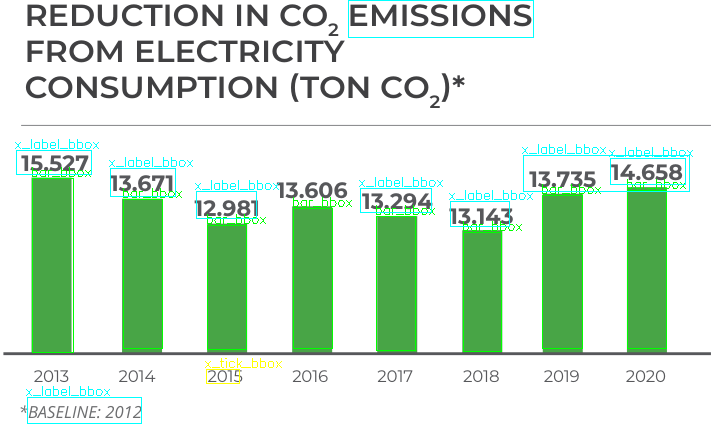
#> input picture chart_type/single-legend vertical bar chart/bbox_img/hellenicbank_2020_en_P34_Nr.4_class_0.png, 720 x 428 px, found by its file name
$ jupyter execute --allow-errors 'bar_chart copy.ipynb'
#> lines starting #> are read from the running program, lines starting #| are printed output that depends on the picture; after the words box and inside, x2 and y2 are one past the last pixel; in counts of white or black regions, pixels touching at a corner belong together
[cell 1]
import os
from os.path import abspath, dirname
import shutil as sh
from io import StringIO
from icecream import ic
import fitz

from PIL import Image
from matplotlib import pyplot as plt
import pytesseract
import numpy as np
import cv2
import pandas as pd
from collections import defaultdict

## Bar chart

### No image preprocessing

[cell 2]
filename = '/Users/schnappiiii/juypter_notebook/Bundesbank/Data_report/manual_label/chart_type/single-legend vertical bar chart/hellenicbank_2020_en_P34_Nr.4_class_0.png'
img1 = np.array(Image.open(filename))
#> img1 is the input picture: shape (428, 720, 3); mean R, G, B 211.1, 231.1, 213.9

# Get verbose data including boxes, confidences, line and page numbers
#> (the rest of this cell did not finish here and is left out)

#> (a cell that did not finish here is left out)

### Applying image preprocessing (result is better)

[cell 4]
# eliminate noise
def img_preprocessing(image):
    image = cv2.cvtColor(image, cv2.COLOR_BGR2GRAY)
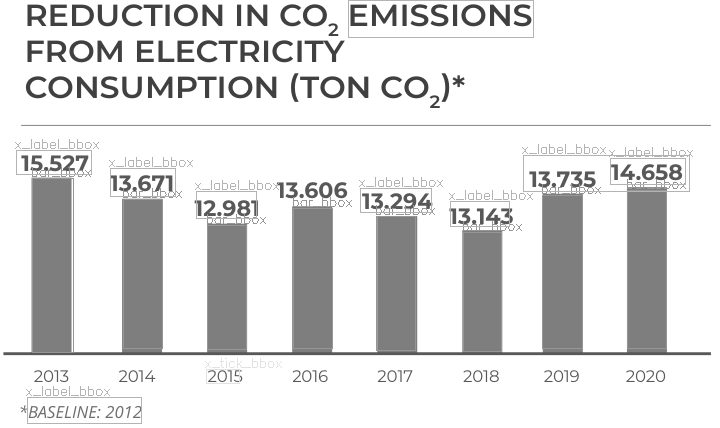
#> image: shape (428, 720); min 64, max 255, mean 223.1
    norm_img = np.zeros((image.shape[0], image.shape[1]))
    image = cv2.normalize(image, norm_img, 0, 255, cv2.NORM_MINMAX)
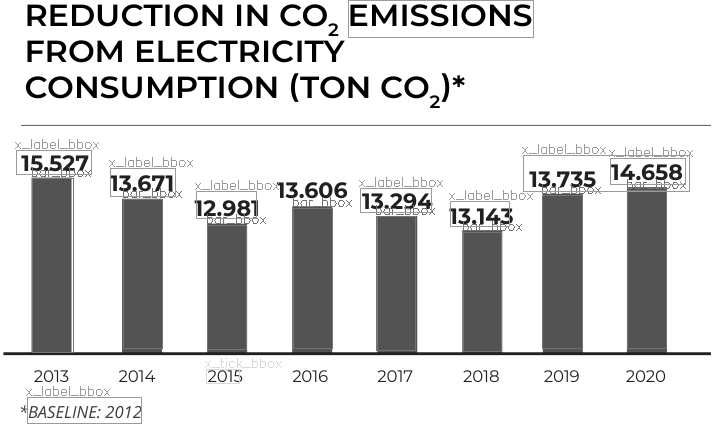
#> image: shape (428, 720); min 0, max 255, mean 212.5
    image = cv2.threshold(image, 120, 255, cv2.THRESH_BINARY)[1]  # > threshold 120, set it to maxval 255 white, otherwise 0 black
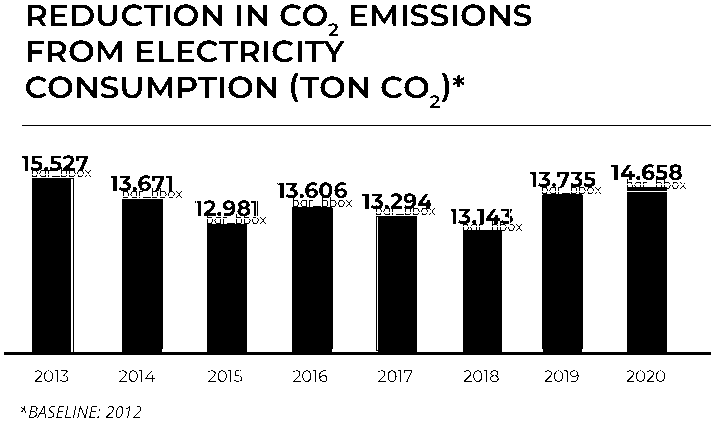
#> image: shape (428, 720); 78.6% white; 216 black regions (84 under 20 px), largest, box (x1, y1, x2, y2) and area: (4, 178, 711, 355) 49933, (22, 125, 711, 126) 689, (31, 155, 76, 174) 351
    image = cv2.GaussianBlur(image, (1, 1), 0)  # Gaussian Smoothing
    return image


# using PIL show image
def Image_show(original_img, image):
    img_cvt1 = cv2.cvtColor(original_img, cv2.COLOR_BGR2RGB)
    img_cvt1 = Image.fromarray(img_cvt1)
    img_cvt2 = cv2.cvtColor(image, cv2.COLOR_BGR2RGB)
    img_cvt2 = Image.fromarray(img_cvt2)

    figure, ax = plt.subplots(nrows=1, ncols=2, figsize=(20,8), dpi=80)
    ax[0].imshow(img_cvt1)
    ax[1].imshow(img_cvt2)


# [9 lines of commented-out code are left out]
original_img = cv2.imread(filename)

img = img_preprocessing(original_img)
Image_show(original_img, img)
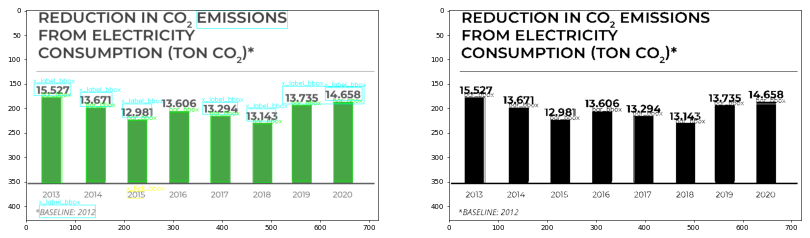
#> figure drawn by matplotlib, 2 panels

### Extracting coordinate system info

Using pytesseract libray to extract text

[cell 5]
img_rgb = cv2.cvtColor(img, cv2.COLOR_BGR2RGB)
#> (the rest of this cell did not finish here and is left out)

#> (a cell that did not finish here is left out)

find real x and y piexel value

x_real_pixel = x_left_pixel + x_w_pixel / 2

y_real_pixel = y_top_pixel + y_h_pixel / 2

#> (a cell that did not finish here is left out)

#> (a cell that did not finish here is left out)

### Canny Edge Detection

[cell 9]
gray= cv2.cvtColor(original_img, cv2.COLOR_BGR2GRAY)
edges= cv2.Canny(gray, 50, 200)
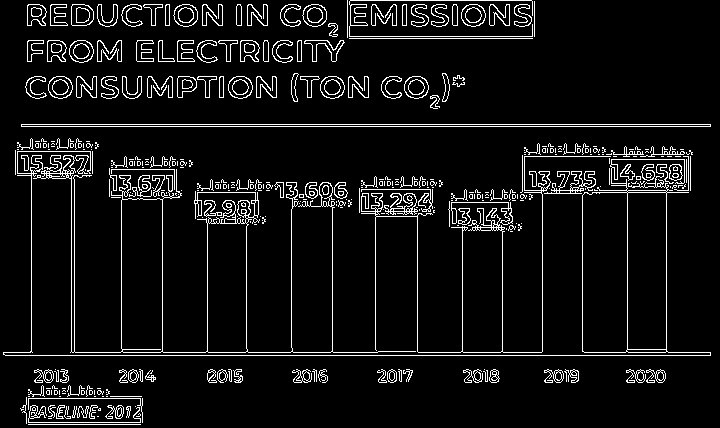
#> edges: shape (428, 720); 7.2% white in thin lines or dots
# _, edges = cv2.threshold(gray, 150, 200, cv2.THRESH_BINARY)  # apply binary thresholding
contours, _ = cv2.findContours(edges.copy(), cv2.RETR_EXTERNAL, cv2.CHAIN_APPROX_NONE)
#> contours = 384 contours, 283 with area under 20; largest, box (x1, y1, x2, y2) and area: (3, 151, 711, 356) 13772, (33, 155, 416, 353) 12934, (21, 124, 711, 127) 1378, (361, 156, 611, 353) 590, (544, 171, 596, 194) 430

Image_show(original_img, edges)
#> in Image_show (call 2), `img_cvt2 = cv2.cvtColor(image, cv2.COLOR_BGR2RGB)`: img_cvt2: shape (428, 720, 3); 7.2% white in thin lines or dots

[cell 10]
# draw the contours
tmp = cv2.drawContours(img, contours, -1, (0,0,255), 2)
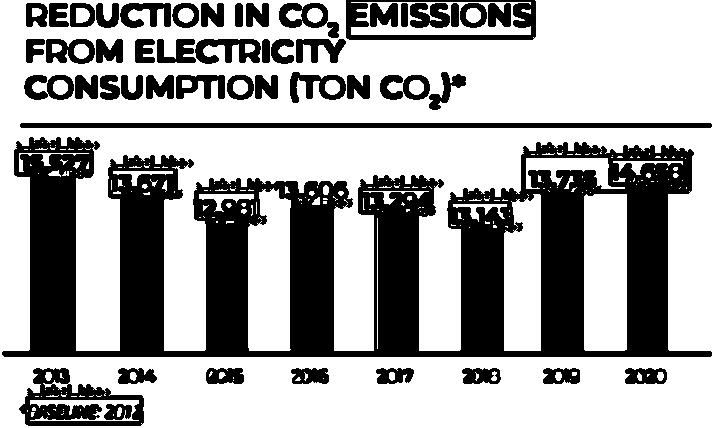
#> tmp: shape (428, 720); 65.7% white; 49 black regions, largest, box (x1, y1, x2, y2) and area: (2, 137, 712, 357) 74534, (20, 123, 712, 128) 3456, (19, 368, 144, 426) 3390
Image_show(original_img, tmp)

$ run again, with chart_type/single-legend vertical bar chart/bbox_img/hellenicbank_2020_en_P34_Nr.1_class_3.png copied over chart_type/single-legend vertical bar chart/bbox_img/hellenicbank_2020_en_P34_Nr.4_class_0.png
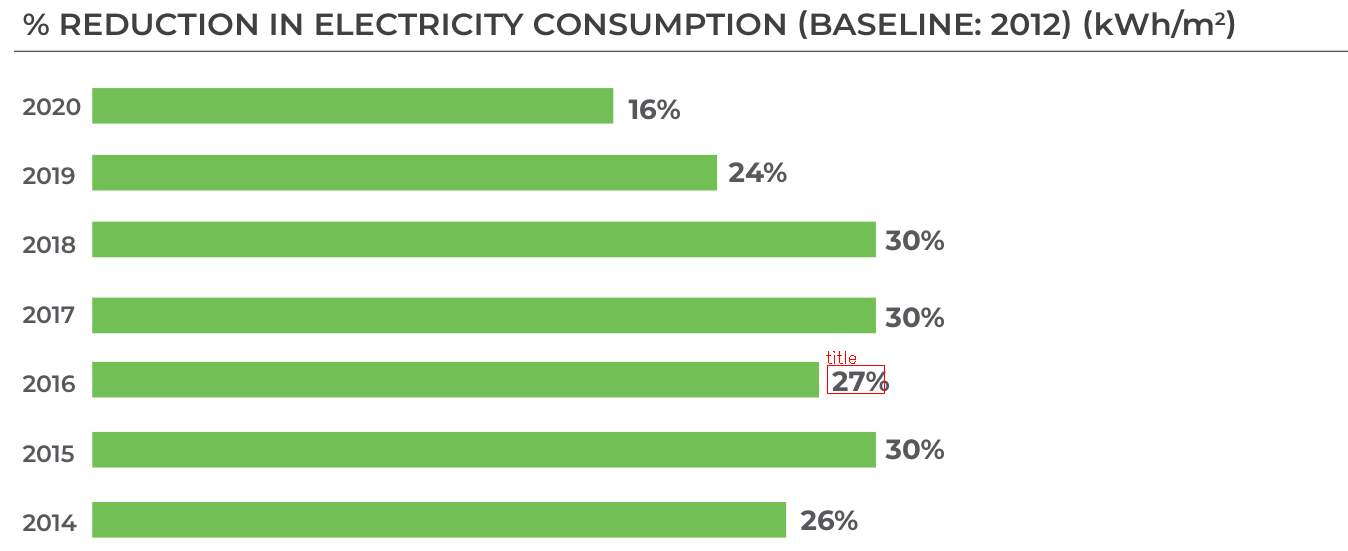
#> input picture chart_type/single-legend vertical bar chart/bbox_img/hellenicbank_2020_en_P34_Nr.1_class_3.png, 1348 x 551 px, found by its file name
#> img1 is the input picture: shape (551, 1348, 3); mean R, G, B 217.3, 235.6, 210.5
#> img_cvt2: shape (551, 1348, 3); 97.7% white; 128 black regions (6 under 20 px), largest, box (x1, y1, x2, y2) and area: (14, 51, 1348, 52) 1334, (1115, 14, 1149, 35) 306, (827, 365, 889, 394) 278
#> `edges= cv2.Canny(gray, 50, 200)`:
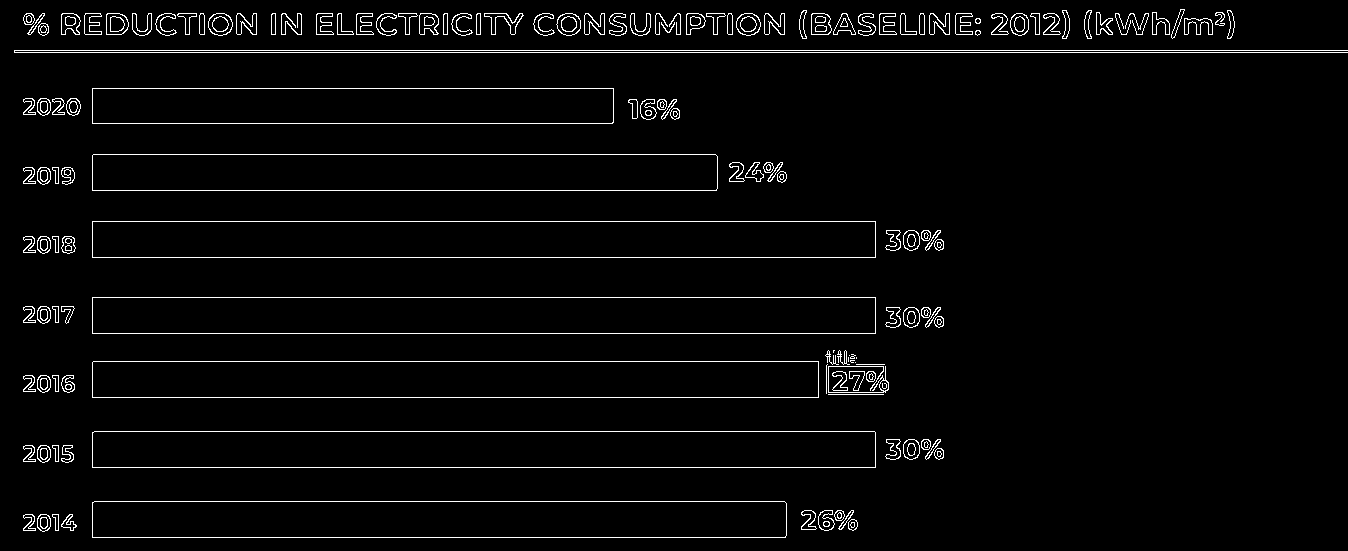
#> edges: shape (551, 1348); 3.2% white in thin lines or dots
#> contours = 144 contours, 19 with area under 20; largest, box (x1, y1, x2, y2) and area: (92, 297, 876, 334) 28188, (92, 221, 876, 258) 28188, (92, 431, 876, 468) 28186, (92, 361, 819, 398) 26136, (92, 501, 787, 538) 24979
#> img_cvt2: shape (551, 1348, 3); 3.2% white in thin lines or dots
#> `tmp = cv2.drawContours(img, contours, -1, (0,0,255), 2)`:
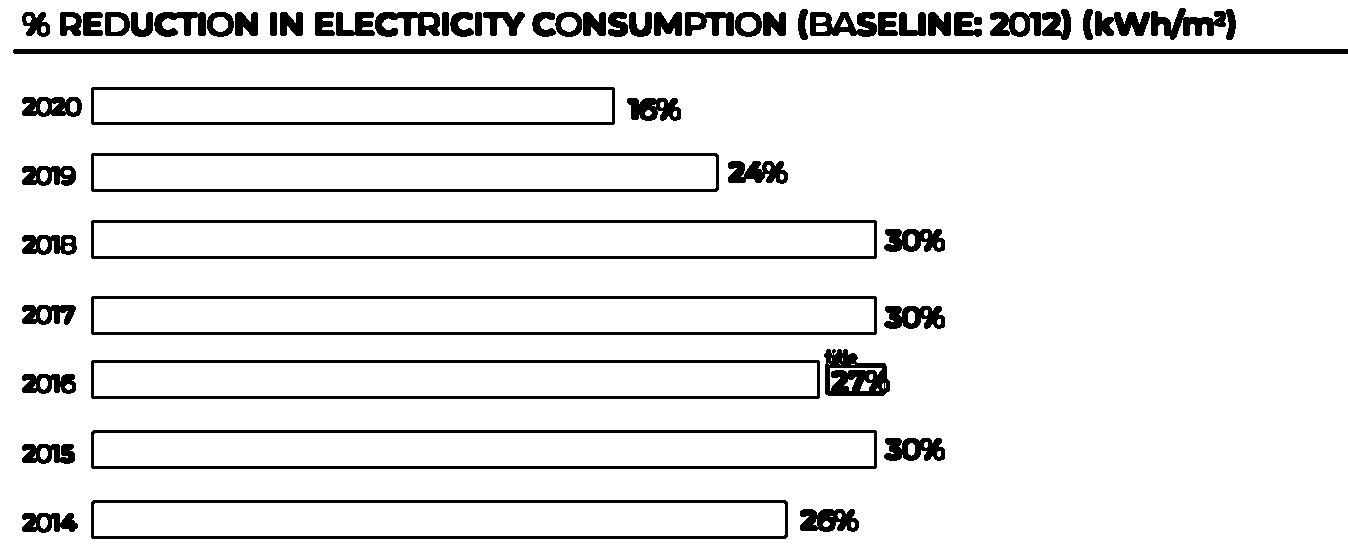
#> tmp: shape (551, 1348); 90.6% white; 60 black regions, largest, box (x1, y1, x2, y2) and area: (13, 49, 1348, 54) 6673, (91, 220, 877, 259) 4910, (91, 296, 877, 335) 4910

$ run again, with chart_type/single-legend vertical bar chart/bbox_img/hellenicbank_2020_en_P34_Nr.2_class_0.png copied over chart_type/single-legend vertical bar chart/bbox_img/hellenicbank_2020_en_P34_Nr.4_class_0.png
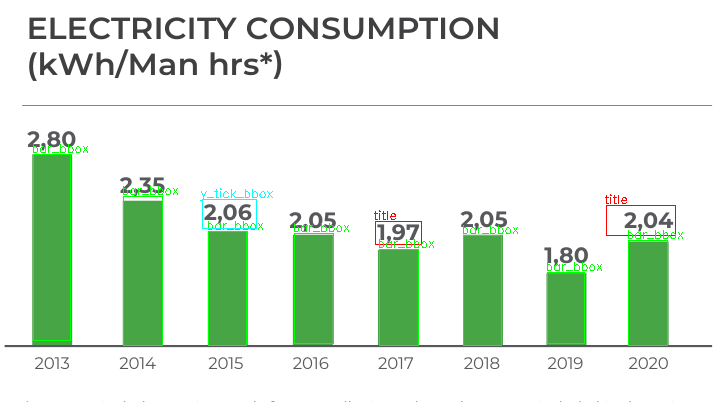
#> input picture chart_type/single-legend vertical bar chart/bbox_img/hellenicbank_2020_en_P34_Nr.2_class_0.png, 721 x 402 px, found by its file name
#> img1 is the input picture: shape (402, 721, 3); mean R, G, B 221.9, 236.4, 221.7
#> img_cvt2: shape (402, 721, 3); 82.6% white; 149 black regions (60 under 20 px), largest, box (x1, y1, x2, y2) and area: (5, 154, 712, 347) 39488, (23, 105, 712, 106) 689, (375, 221, 427, 248) 330
#> `edges= cv2.Canny(gray, 50, 200)`:
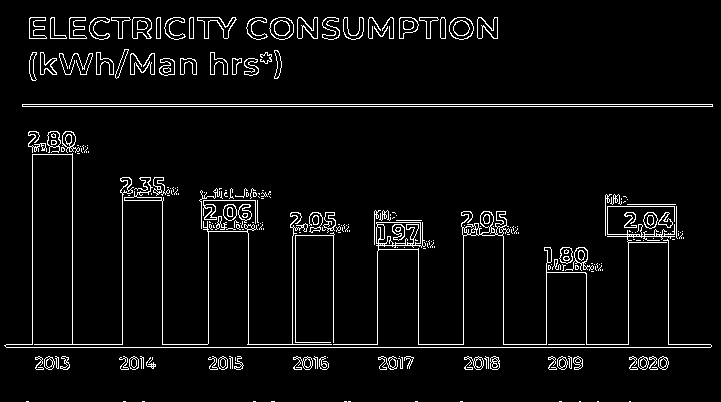
#> edges: shape (402, 721); 4.8% white in thin lines or dots
#> contours = 240 contours, 166 with area under 20; largest, box (x1, y1, x2, y2) and area: (333, 206, 675, 345) 1740, (22, 104, 713, 107) 1380, (449, 17, 474, 40) 427, (269, 17, 294, 40) 423, (132, 17, 152, 39) 324
#> img_cvt2: shape (402, 721, 3); 4.8% white in thin lines or dots
#> `tmp = cv2.drawContours(img, contours, -1, (0,0,255), 2)`:
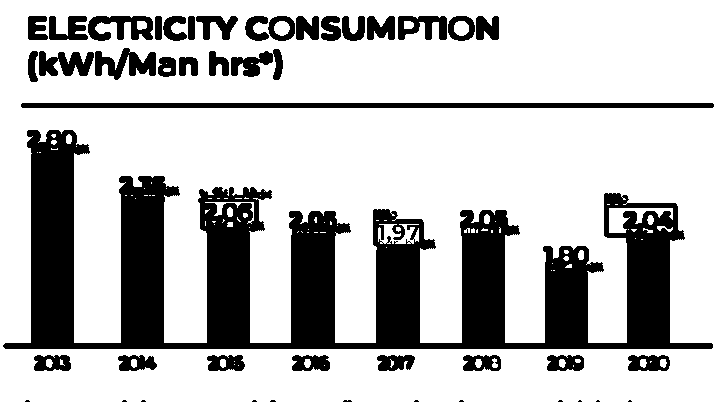
#> tmp: shape (402, 721); 74.5% white; 45 black regions (12 under 20 px), largest, box (x1, y1, x2, y2) and area: (3, 130, 713, 349) 55348, (21, 103, 714, 108) 3461, (95, 48, 156, 80) 1059

$ run again, with chart_type/single-legend vertical bar chart/bbox_img/hellenicbank_2020_en_P34_Nr.3_class_0.png copied over chart_type/single-legend vertical bar chart/bbox_img/hellenicbank_2020_en_P34_Nr.4_class_0.png
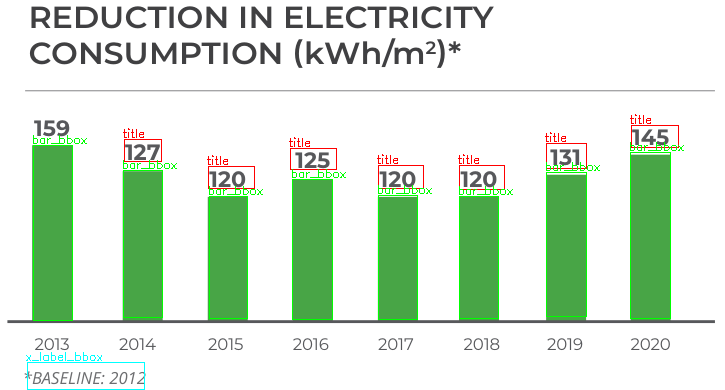
#> input picture chart_type/single-legend vertical bar chart/bbox_img/hellenicbank_2020_en_P34_Nr.3_class_0.png, 725 x 390 px, found by its file name
#> img1 is the input picture: shape (390, 725, 3); mean R, G, B 214.1, 231.3, 213.2
#> img_cvt2: shape (390, 725, 3); 78.3% white; 180 black regions (85 under 20 px), largest, box (x1, y1, x2, y2) and area: (8, 145, 715, 323) 48749, (630, 125, 684, 151) 503, (546, 143, 593, 171) 421
#> `edges= cv2.Canny(gray, 50, 200)`:
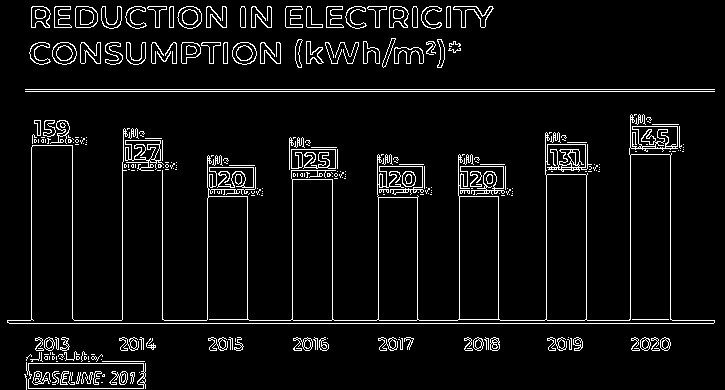
#> edges: shape (390, 725); 5.9% white in thin lines or dots
#> contours = 269 contours, 202 with area under 20; largest, box (x1, y1, x2, y2) and area: (7, 114, 715, 324) 22862, (26, 362, 146, 389) 2884, (125, 140, 164, 171) 654, (232, 42, 257, 65) 427, (52, 42, 77, 65) 427
#> img_cvt2: shape (390, 725, 3); 5.9% white in thin lines or dots
#> `tmp = cv2.drawContours(img, contours, -1, (0,0,255), 2)`:
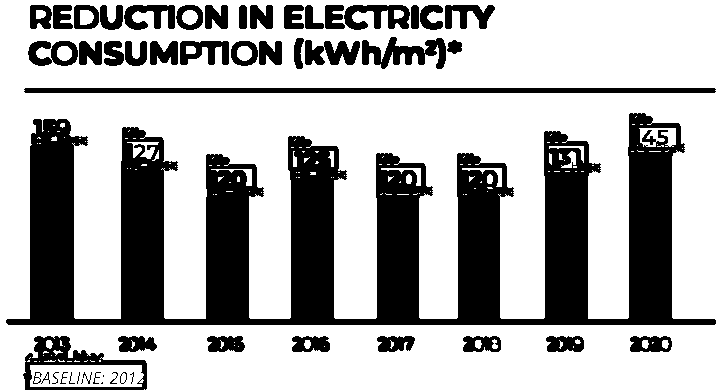
#> tmp: shape (390, 725); 68.8% white; 52 black regions (6 under 20 px), largest, box (x1, y1, x2, y2) and area: (6, 113, 716, 325) 65228, (24, 88, 716, 93) 3454, (23, 336, 147, 390) 2104
